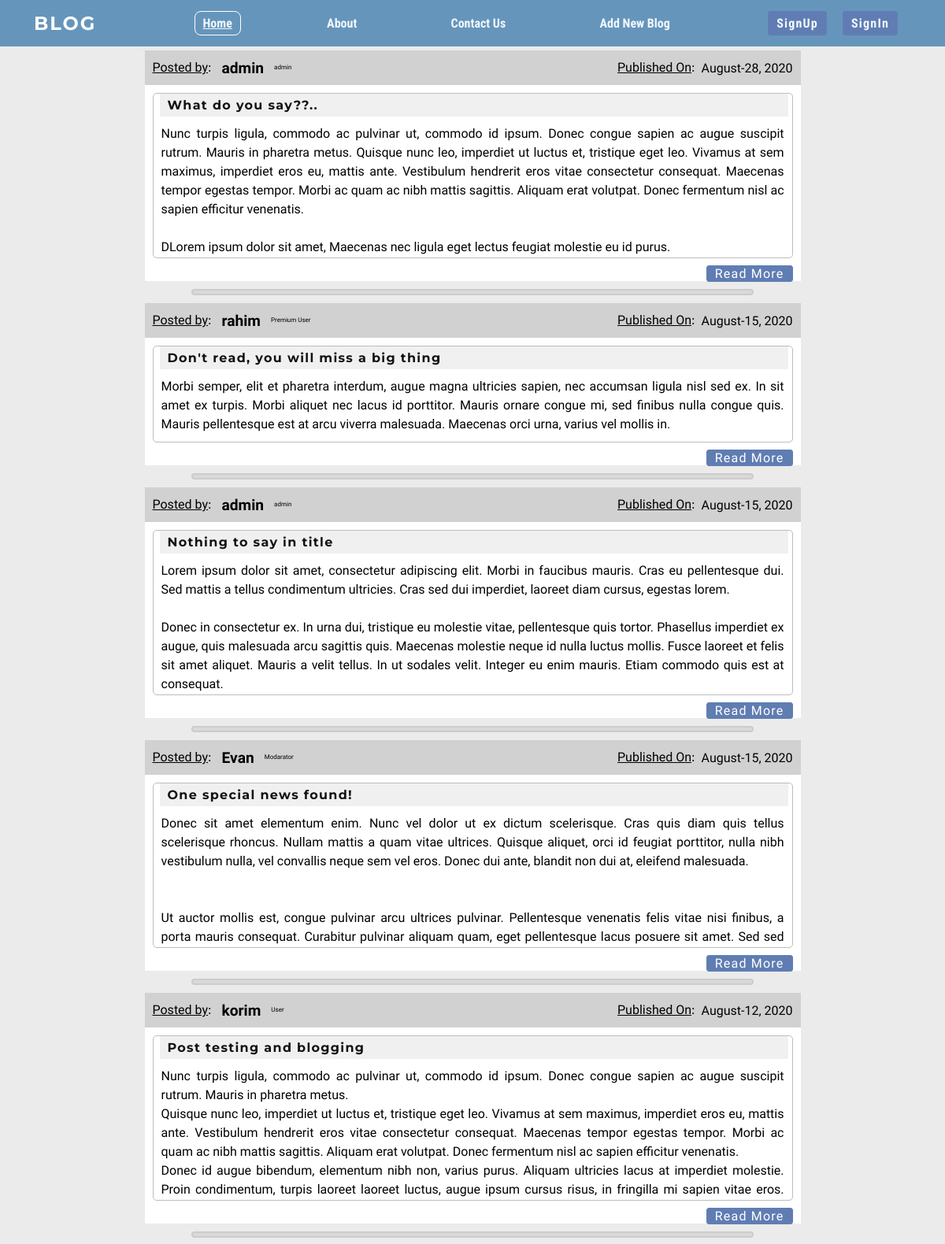
The page / (upper part) on the database its author committed.
### tables this page shows
CREATE TABLE `posts` (
  `ID` int(11) NOT NULL,
  `post_title` text NOT NULL,
  `post_content` longtext NOT NULL,
  `post_date` varchar(255) NOT NULL,
  `post_username` varchar(255) NOT NULL
);

CREATE TABLE `users` (
  `userid` int(11) NOT NULL,
  `username` varchar(255) NOT NULL,
  `email` varchar(255) NOT NULL,
  `password` varchar(255) NOT NULL,
  `designation` varchar(255) NOT NULL,
  `block` int(1) NOT NULL DEFAULT 0
);

### includes/class-query.php (called while the page is built, shortened)
<?php
    require_once('class-db.php');
    if(!class_exists('QUERY')){
        class QUERY{
            public function all_posts(){
                global $db;
                $query="
                        SELECT * FROM posts ORDER BY ID DESC
                      ";
                return $db->select($query);
            }
        }
    }
    $query = new QUERY;
?>

### includes/class-db.php (called while the page is built, shortened)
<?php
    if(!class_exists('DB')){
        class DB{
            public function __construct(){
                $mysqli = new mysqli("localhost","root","","blog");
                $this->connection = $mysqli;
            }
            public function select($query){
                $result = $this->connection->query($query);
                while($obj = $result->fetch_assoc()){
                    $results[] = $obj;
                }
                return $results;
            }
        }
    }
    $db = new DB;
?>

### index.php (the view, shortened to what this page needs)
<?php
    require 'header.php';
    require_once('includes/class-query.php');
    $postid = "";
    $cat = "";
    if(empty($postid) && empty($cat)){
        $posts_array = $query->all_posts();
        $class_post ="post";
    }elseif(!empty($postid)){
        $posts_array = $query->post($postid);
    }elseif(!empty($cat)){
            echo 'cat';
    }
?>
<div class="wrapper">
    <?php foreach($posts_array as $post):?>
    <div class="container">
        <div class="">
            <div class="dark ">
                <div class="flex space_bwtn">
                    <div>
                        <?php include 'user_detail.php' ?>
                    </div>
                    <div class="flex">
                        <p class="DoHyeo">Published On </p>: <div class="Architects"><?php echo $post['post_date'];?></div>
                    </div>
                </div>
            </div>
            <div class=" <?php echo $class_post;?>">
                <h1 class="liht_dark Montserrat">
                    <a href="?p=<?php echo $post['ID'];?>" style="font-size: medium;font-weight: 700;letter-spacing: 1.3px;">
                        <?php echo $post['post_title']; ?>
                    </a>
                </h1>
                <p class="padding"> <?php echo nl2br($post['post_content']) ; ?> </p>
            </div>
        </div>
        <div class="flex space_bwtn">
            <div>
                <?php if(isset($class_post)):?>
                    <a href="?p=<?php echo $post['ID'];?>"class='btn'>Read More</a>
                <?php endif?>
            </div>
        </div>
    </div>
    <hr>
    <?php endforeach;?>
</div>
<br>
<?php
    require 'footer.php';
?>

### user_detail.php
<?php
    $postid = $post['ID'];
    $sql = "SELECT * FROM posts WHERE ID = '$postid'";
    $result = mysqli_query($conn, $sql);
    if(mysqli_num_rows($result) == 1){
        $row = mysqli_fetch_assoc($result);
        $username = $row['post_username'];
        $sql="SELECT * FROM users WHERE username = '$username'";
        $result = mysqli_query($conn, $sql);
        if(mysqli_num_rows($result) == 1){
            $row = mysqli_fetch_assoc($result);
            $user = $row['username'];
        }
    }
?>
<div class="flex">
    <p class="DoHyeo"> Posted by </p>:
    <h1>
        <span class="Architects">
            <?php echo $user;?>
        </span>
    </h1>
    <p class="Lemonada" id="desg"> <subscript>  <?php echo $row['designation'];?></subscript></p>
</div>

### css/style.css (style rules this page uses)
* { margin: 0; padding: 0; box-sizing: border-box; }
body { background-color: rgb(235, 235, 235); }
.container { width: 70%; margin: auto; background: #fff; }
.wrapper { padding: 5px; }
#desg { font-size: 8px; margin: 0 8px; }
.post { text-align: justify; background-color: #fff; margin: 10px; max-height: 210px; border: 1px solid rgb(189, 189, 189); border-radius: 5px; overflow: hidden; }
.flex { display: flex; align-items: center; }
.space_bwtn { justify-content: space-between; }
.Lemonada { font-family: "Lemonada", cursive; font-size: 12px; }
.Montserrat { font-family: "Montserrat", sans-serif; margin-left: 8px; font-size: small; font-weight: 400; }
.Architects { font-family: "Architects Daughter", cursive; margin-left: 8px; }
.DoHyeo { font-family: "Do Hyeon", sans-serif; text-decoration: underline; }
.btn { font-family: "Teko", sans-serif; font-weight: 400; font-size: 1rem; letter-spacing: 1.2px; margin: 0 10px; padding: 0 10px; width: 100%; height: 25px; color: #fff; background-color: rgb(96, 125, 179); border-radius: 4px; cursor: pointer; border: 1.2px solid rgb(96, 125, 179); }
.dark { padding: 10px; background-color: #d1d1d1; display: block; }
.padding { padding: 10px; }
.liht_dark { background-color: #e4e4e48c; padding: 5px 10px; }
a { cursor: pointer; text-decoration: none; color: #121213; }
hr { margin: 10px auto; width: 60%; height: 8px; background-color: #d9d9d9; border: 2px solid #ccc; border-radius: 5px; }
p { line-height: 1.5rem; font-family: "Recursive", sans-serif; }
h1 { font-size: 1.2rem; color: black; margin: 0 5px; }

### rows shown on the page
posts: users.username "admin", users.designation "admin", post_date "August-28, 2020", post_title "What do you say??..", post_content "Nunc turpis ligula, commodo ac pulvinar ut, commodo id ipsum. Donec congue sapien ac augue suscipit rutrum. Mauris in pharetra metus. Quisque nunc leo, imperdiet ut luctus et, tristique eget leo. Vivamus at sem maximus, imperdiet eros eu, mattis ante. Vestibulum hendrerit eros vitae consectetur consequat. Maecenas tempor egestas tempor. Morbi ac quam ac nibh mattis sagittis. Aliquam erat volutpat. Donec fermentum nisl ac sapien efficitur venenatis. DLorem ipsum dolor sit amet, Maecenas nec ligula eget lectus feugiat molestie eu id purus."
posts: users.username "rahim", users.designation "Premium User", post_date "August-15, 2020", post_title "Don't read, you will miss a big thing", post_content "Morbi semper, elit et pharetra interdum, augue magna ultricies sapien, nec accumsan ligula nisl sed ex. In sit amet ex turpis. Morbi aliquet nec lacus id porttitor. Mauris ornare congue mi, sed finibus nulla congue quis. Mauris pellentesque est at arcu viverra malesuada. Maecenas orci urna, varius vel mollis in."
posts: users.username "admin", users.designation "admin", post_date "August-15, 2020", post_title "Nothing to say in title", post_content "Lorem ipsum dolor sit amet, consectetur adipiscing elit. Morbi in faucibus mauris. Cras eu pellentesque dui. Sed mattis a tellus condimentum ultricies. Cras sed dui imperdiet, laoreet diam cursus, egestas lorem. Donec in consectetur ex. In urna dui, tristique eu molestie vitae, pellentesque quis tortor. Phasellus imperdiet ex augue, quis malesuada arcu sagittis quis. Maecenas molestie neque id nulla luctus mollis. Fusce laoreet et felis sit amet aliquet. Mauris a velit tellus. In ut sodales velit. Integer eu enim mauris. Etiam commodo quis est at consequat."
posts: users.username "Evan", users.designation "Modarator", post_date "August-15, 2020", post_title "One special news found!", post_content "Donec sit amet elementum enim. Nunc vel dolor ut ex dictum scelerisque. Cras quis diam quis tellus scelerisque rhoncus. Nullam mattis a quam vitae ultrices. Quisque aliquet, orci id feugiat porttitor, nulla nibh vestibulum nulla, vel convallis neque sem vel eros. Donec dui ante, blandit non dui at, eleifend malesuada. Ut auctor mollis est, congue pulvinar arcu ultrices pulvinar. Pellentesque venenatis felis vitae nisi finibus, a porta mauris consequat. Curabitur pulvinar aliquam quam, eget pellentesque lacus posuere sit amet. Sed sed…"
posts: users.username "korim", users.designation "User", post_date "August-12, 2020", post_title "Post testing and blogging", post_content "Nunc turpis ligula, commodo ac pulvinar ut, commodo id ipsum. Donec congue sapien ac augue suscipit rutrum. Mauris in pharetra metus. Quisque nunc leo, imperdiet ut luctus et, tristique eget leo. Vivamus at sem maximus, imperdiet eros eu, mattis ante. Vestibulum hendrerit eros vitae consectetur consequat. Maecenas tempor egestas tempor. Morbi ac quam ac nibh mattis sagittis. Aliquam erat volutpat. Donec fermentum nisl ac sapien efficitur venenatis. Donec id augue bibendum, elementum nibh non, varius purus. Aliquam ultricies lacus at imperdiet molestie. Proin condimentum, turpis laoreet laoreet luctus, augue ipsum cursus risus, in fringilla mi sapien vitae eros.…"
